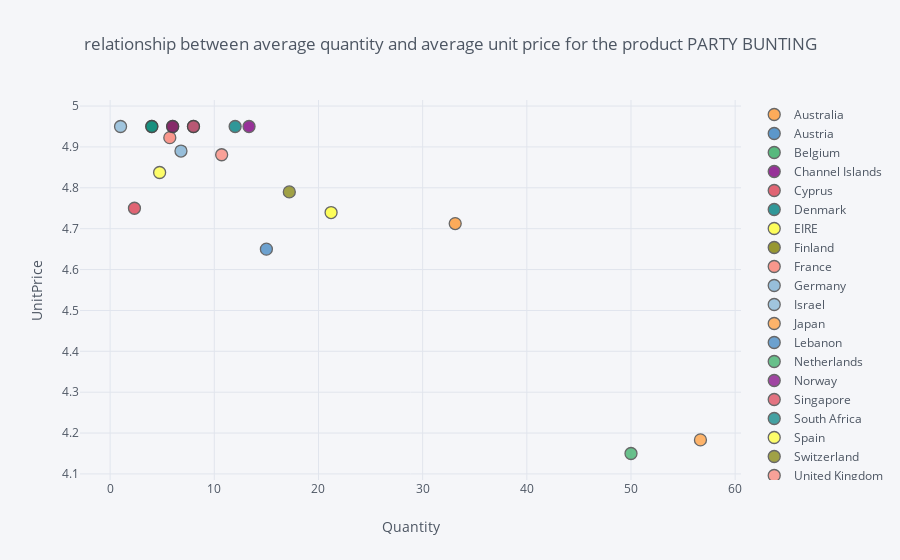

The cell this chart's notebook holds for it:
### Code cell
avg.iplot(x='Quantity', y='UnitPrice', categories='Country',
           xTitle='Quantity', yTitle='UnitPrice',
           title='relationship between average quantity and average unit price for the product PARTY BUNTING')

### Figure 1 — Plotly figure (JSON) as saved in the notebook; plotly's stock layout.template omitted (floating-point values rounded to 4 significant figures)
{"data": [{"marker": {"color": "rgba(255, 153, 51, 1.0)", "line": {"width": 1.3}, "opacity": 0.8, "size": 12, "symbol": "circle"}, "mode": "markers", "name": "Australia", "textfont": {"color": "#4D5663"}, "type": "scatter", "uid": "2a18f911-9d2c-42ed-bc89-3b48adfe783e", "x": [33.12], "y": [4.713]}, {"marker": {"color": "rgba(55, 128, 191, 1.0)", "line": {"width": 1.3}, "opacity": 0.8, "size": 12, "symbol": "circle"}, "mode": "markers", "name": "Austria", "textfont": {"color": "#4D5663"}, "type": "scatter", "uid": "6e82e982-51fe-4648-9c13-04f840567deb", "x": [8], "y": [4.95]}, {"marker": {"color": "rgba(50, 171, 96, 1.0)", "line": {"width": 1.3}, "opacity": 0.8, "size": 12, "symbol": "circle"}, "mode": "markers", "name": "Belgium", "textfont": {"color": "#4D5663"}, "type": "scatter", "uid": "6dfb5384-54f5-4a52-a25a-6d50a80ab801", "x": [4], "y": [4.95]}, {"marker": {"color": "rgba(128, 0, 128, 1.0)", "line": {"width": 1.3}, "opacity": 0.8, "size": 12, "symbol": "circle"}, "mode": "markers", "name": "Channel Islands", "textfont": {"color": "#4D5663"}, "type": "scatter", "uid": "33233e20-b1b6-40af-9c6d-d5757a19a9fd", "x": [13.33], "y": [4.95]}, {"marker": {"color": "rgba(219, 64, 82, 1.0)", "line": {"width": 1.3}, "opacity": 0.8, "size": 12, "symbol": "circle"}, "mode": "markers", "name": "Cyprus", "textfont": {"color": "#4D5663"}, "type": "scatter", "uid": "3a3b8977-83ac-4ce2-a8a7-aba385c3f572", "x": [2.333], "y": [4.75]}, {"marker": {"color": "rgba(0, 128, 128, 1.0)", "line": {"width": 1.3}, "opacity": 0.8, "size": 12, "symbol": "circle"}, "mode": "markers", "name": "Denmark", "textfont": {"color": "#4D5663"}, "type": "scatter", "uid": "6246685f-caec-4b75-abd5-f8e4aace126e", "x": [12], "y": [4.95]}, {"marker": {"color": "rgba(255, 255, 51, 1.0)", "line": {"width": 1.3}, "opacity": 0.8, "size": 12, "symbol": "circle"}, "mode": "markers", "name": "EIRE", "textfont": {"color": "#4D5663"}, "type": "scatter", "uid": "7f552da1-8697-4ba3-a5f1-0c5b26a57e2b", "x": [21.21], "y": [4.739]}, {"marker": {"color": "rgba(128, 128, 0, 1.0)", "line": {"width": 1.3}, "opacity": 0.8, "size": 12, "symbol": "circle"}, "mode": "markers", "name": "Finland", "textfont": {"color": "#4D5663"}, "type": "scatter", "uid": "6b39f063-0cca-414a-b963-c023e92c65fe", "x": [6], "y": [4.95]}, {"marker": {"color": "rgba(251, 128, 114, 1.0)", "line": {"width": 1.3}, "opacity": 0.8, "size": 12, "symbol": "circle"}, "mode": "markers", "name": "France", "textfont": {"color": "#4D5663"}, "type": "scatter", "uid": "20f5b403-820c-4ead-87c3-d8b105b31f6c", "x": [5.727], "y": [4.923]}, {"marker": {"color": "rgba(128, 177, 211, 1.0)", "line": {"width": 1.3}, "opacity": 0.8, "size": 12, "symbol": "circle"}, "mode": "markers", "name": "Germany", "textfont": {"color": "#4D5663"}, "type": "scatter", "uid": "1c97c50b-fe98-43ab-981e-e671e1dd4470", "x": [6.8], "y": [4.89]}, {"marker": {"color": "rgba(128, 177, 211, 0.8999999999999999)", "line": {"width": 1.3}, "opacity": 0.8, "size": 12, "symbol": "circle"}, "mode": "markers", "name": "Israel", "textfont": {"color": "#4D5663"}, "type": "scatter", "uid": "795cd5a7-f824-4544-b514-ee2453283e63", "x": [1], "y": [4.95]}, {"marker": {"color": "rgba(255, 153, 51, 0.8999999999999999)", "line": {"width": 1.3}, "opacity": 0.8, "size": 12, "symbol": "circle"}, "mode": "markers", "name": "Japan", "textfont": {"color": "#4D5663"}, "type": "scatter", "uid": "8fca8187-a7c4-47c9-bf72-73029369ccd5", "x": [56.67], "y": [4.183]}, {"marker": {"color": "rgba(55, 128, 191, 0.8999999999999999)", "line": {"width": 1.3}, "opacity": 0.8, "size": 12, "symbol": "circle"}, "mode": "markers", "name": "Lebanon", "textfont": {"color": "#4D5663"}, "type": "scatter", "uid": "3698990f-5f8f-46ba-a156-f13e2469dcf5", "x": [15], "y": [4.65]}, {"marker": {"color": "rgba(50, 171, 96, 0.8999999999999999)", "line": {"width": 1.3}, "opacity": 0.8, "size": 12, "symbol": "circle"}, "mode": "markers", "name": "Netherlands", "textfont": {"color": "#4D5663"}, "type": "scatter", "uid": "3a10a81d-6f86-4eca-9037-3390f774e786", "x": [50], "y": [4.15]}, {"marker": {"color": "rgba(128, 0, 128, 0.8999999999999999)", "line": {"width": 1.3}, "opacity": 0.8, "size": 12, "symbol": "circle"}, "mode": "markers", "name": "Norway", "textfont": {"color": "#4D5663"}, "type": "scatter", "uid": "075dfe46-53df-4882-b3ab-324b5bfe74ce", "x": [6], "y": [4.95]}, {"marker": {"color": "rgba(219, 64, 82, 0.8999999999999999)", "line": {"width": 1.3}, "opacity": 0.8, "size": 12, "symbol": "circle"}, "mode": "markers", "name": "Singapore", "textfont": {"color": "#4D5663"}, "type": "scatter", "uid": "64346139-4e3e-473a-9660-7be80fb0673b", "x": [8], "y": [4.95]}, {"marker": {"color": "rgba(0, 128, 128, 0.8999999999999999)", "line": {"width": 1.3}, "opacity": 0.8, "size": 12, "symbol": "circle"}, "mode": "markers", "name": "South Africa", "textfont": {"color": "#4D5663"}, "type": "scatter", "uid": "0939a485-c321-4158-8664-cf73e45834f6", "x": [4], "y": [4.95]}, {"marker": {"color": "rgba(255, 255, 51, 0.8999999999999999)", "line": {"width": 1.3}, "opacity": 0.8, "size": 12, "symbol": "circle"}, "mode": "markers", "name": "Spain", "textfont": {"color": "#4D5663"}, "type": "scatter", "uid": "ae2f6252-f10e-4957-b3a2-8b146c416f69", "x": [4.75], "y": [4.838]}, {"marker": {"color": "rgba(128, 128, 0, 0.8999999999999999)", "line": {"width": 1.3}, "opacity": 0.8, "size": 12, "symbol": "circle"}, "mode": "markers", "name": "Switzerland", "textfont": {"color": "#4D5663"}, "type": "scatter", "uid": "ffd65ffb-a026-4a73-a0c5-6bee3e073051", "x": [17.2], "y": [4.79]}, {"marker": {"color": "rgba(251, 128, 114, 0.8999999999999999)", "line": {"width": 1.3}, "opacity": 0.8, "size": 12, "symbol": "circle"}, "mode": "markers", "name": "United Kingdom", "textfont": {"color": "#4D5663"}, "type": "scatter", "uid": "f649665f-a8f9-4dc3-80c2-51943c94ff68", "x": [10.71], "y": [4.881]}], "layout": {"legend": {"bgcolor": "#F5F6F9", "font": {"color": "#4D5663"}}, "paper_bgcolor": "#F5F6F9", "plot_bgcolor": "#F5F6F9", "title": {"font": {"color": "#4D5663"}, "text": "relationship between average quantity and average unit price for the product PARTY BUNTING"}, "xaxis": {"gridcolor": "#E1E5ED", "showgrid": true, "tickfont": {"color": "#4D5663"}, "title": {"font": {"color": "#4D5663"}, "text": "Quantity"}, "zerolinecolor": "#E1E5ED"}, "yaxis": {"gridcolor": "#E1E5ED", "showgrid": true, "tickfont": {"color": "#4D5663"}, "title": {"font": {"color": "#4D5663"}, "text": "UnitPrice"}, "zerolinecolor": "#E1E5ED"}}}
